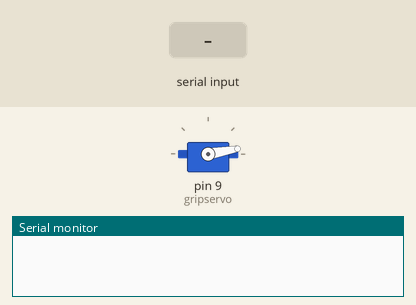
The sketch below on a simulated Arduino Uno, built with avr-gcc and run on an emulated ATmega328P. Parts: servo, the last lines printed to the serial monitor. The test bench sets the inputs (shaded band).

Above: at 1.2 s.
1.3 s: "U" received over Serial
At 2.4 s:
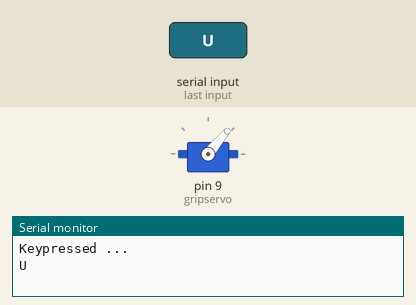
2.8 s: "D" received over Serial
At 3.6 s:
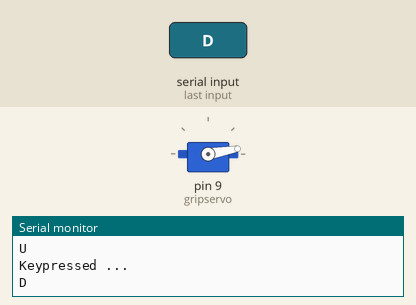
Timing chart, 0 to 5.8 s (numbered marks = the images above; inputs shaded):
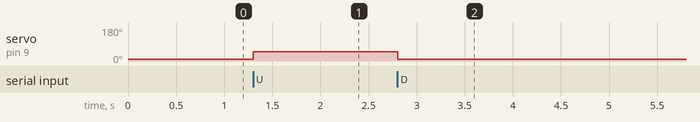

The sketch:

nano_servo_grip.ino
```cpp
#include <Servo.h>
Servo gripservo;

int servoOpened = 10;

void setup()
{
  gripservo.attach( 9 );
  Serial.begin(9600);
}


void loop()
{

  if ( Serial.available() > 0 ) {
    char keypressed = Serial.read();
    Serial.println( "Keypressed ... " );
    Serial.println( keypressed );

    if ( keypressed == 'U' ) {
      servoOpened = 50;

    } else if ( keypressed == 'D' ) {
      servoOpened = 10;
    }
  }

  gripservo.write( servoOpened );
  delay( 50 );
}
```

Measured:
- after the input at 1.3 s, servo on pin 9 (gripservo): 10° → 50° at once
- after the input at 2.8 s, servo on pin 9 (gripservo): 50° → 10° at once
